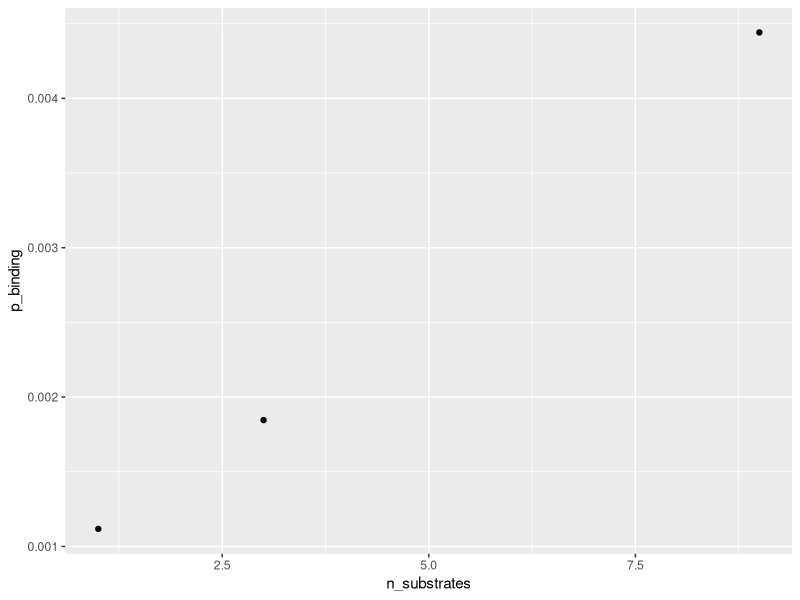
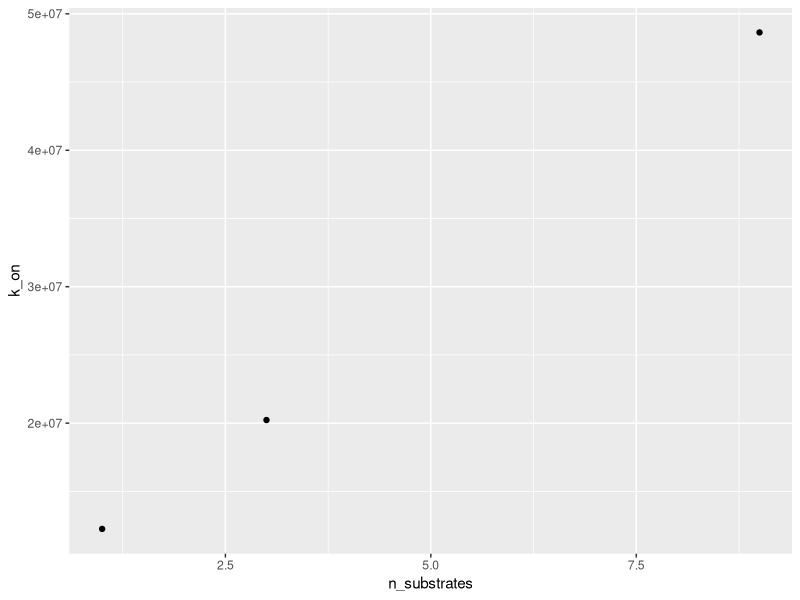

Write the R code that produced these figures, in order.
library(jsonlite)
library(tidyverse)
library(ggplot2)
library(RColorBrewer)

df <- read_csv('k_on_ligand_random_rotation.csv')

glimpse(df)
ggplot(data=df) + 
  geom_point(aes(x=n_substrates, y=p_binding)) 

ggplot(data=df) + 
  geom_point(aes(x=n_substrates, y=k_on))